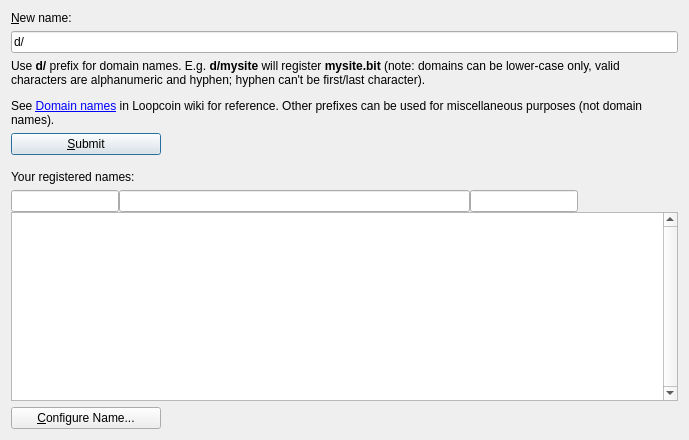
<?xml version="1.0" encoding="UTF-8"?>
<ui version="4.0">
 <class>ManageNamesPage</class>
 <widget class="QDialog" name="ManageNamesPage">
  <property name="geometry">
   <rect>
    <x>0</x>
    <y>0</y>
    <width>689</width>
    <height>440</height>
   </rect>
  </property>
  <property name="sizePolicy">
   <sizepolicy hsizetype="Preferred" vsizetype="Preferred">
    <horstretch>0</horstretch>
    <verstretch>0</verstretch>
   </sizepolicy>
  </property>
  <property name="windowTitle">
   <string>Manage Names</string>
  </property>
  <layout class="QHBoxLayout" name="horizontalLayout">
   <item>
    <layout class="QVBoxLayout" name="verticalLayout">
     <item>
      <widget class="QLabel" name="label_4">
       <property name="sizePolicy">
        <sizepolicy hsizetype="Preferred" vsizetype="Maximum">
         <horstretch>0</horstretch>
         <verstretch>0</verstretch>
        </sizepolicy>
       </property>
       <property name="text">
        <string>&amp;New name:</string>
       </property>
       <property name="alignment">
        <set>Qt::AlignLeading|Qt::AlignLeft|Qt::AlignVCenter</set>
       </property>
       <property name="buddy">
        <cstring>registerName</cstring>
       </property>
      </widget>
     </item>
     <item>
      <widget class="QValidatedLineEdit" name="registerName">
       <property name="toolTip">
        <string>Enter a name or domain name (prefixed with d/) to be registered via Loopcoin.</string>
       </property>
       <property name="text">
        <string notr="true">d/</string>
       </property>
      </widget>
     </item>
     <item>
      <widget class="QLabel" name="label">
       <property name="sizePolicy">
        <sizepolicy hsizetype="Preferred" vsizetype="Preferred">
         <horstretch>0</horstretch>
         <verstretch>0</verstretch>
        </sizepolicy>
       </property>
       <property name="text">
        <string>&lt;html&gt;&lt;head/&gt;&lt;body&gt;&lt;p&gt;Use &lt;span style=&quot; font-weight:600;&quot;&gt;d/&lt;/span&gt; prefix for domain names. E.g. &lt;span style=&quot; font-weight:600;&quot;&gt;d/mysite&lt;/span&gt; will register &lt;span style=&quot; font-weight:600;&quot;&gt;mysite.bit&lt;/span&gt; (note: domains can be lower-case only, valid characters are alphanumeric and hyphen; hyphen can't be first/last character).&lt;/p&gt;&lt;p&gt;See &lt;a href=&quot;http://dot-bit.org/Namespace:Domain_names&quot;&gt;&lt;span style=&quot; text-decoration: underline; color:#0000ff;&quot;&gt;Domain names&lt;/span&gt;&lt;/a&gt; in Loopcoin wiki for reference. Other prefixes can be used for miscellaneous purposes (not domain names).&lt;/p&gt;&lt;/body&gt;&lt;/html&gt;</string>
       </property>
       <property name="textFormat">
        <enum>Qt::RichText</enum>
       </property>
       <property name="wordWrap">
        <bool>true</bool>
       </property>
       <property name="openExternalLinks">
        <bool>true</bool>
       </property>
      </widget>
     </item>
     <item>
      <widget class="QPushButton" name="submitNameButton">
       <property name="sizePolicy">
        <sizepolicy hsizetype="Fixed" vsizetype="Fixed">
         <horstretch>0</horstretch>
         <verstretch>0</verstretch>
        </sizepolicy>
       </property>
       <property name="minimumSize">
        <size>
         <width>150</width>
         <height>0</height>
        </size>
       </property>
       <property name="toolTip">
        <string>Confirm the new name action. Sends name_new transaction
to the network and creates a pending name_firstupdate transaction.</string>
       </property>
       <property name="text">
        <string>&amp;Submit</string>
       </property>
       <property name="icon">
        <iconset resource="../bitcoin.qrc">
         <normaloff>:/icons/send</normaloff>:/icons/send</iconset>
       </property>
       <property name="default">
        <bool>true</bool>
       </property>
      </widget>
     </item>
     <item>
      <spacer name="verticalSpacer">
       <property name="orientation">
        <enum>Qt::Vertical</enum>
       </property>
       <property name="sizeType">
        <enum>QSizePolicy::Maximum</enum>
       </property>
       <property name="sizeHint" stdset="0">
        <size>
         <width>20</width>
         <height>12</height>
        </size>
       </property>
      </spacer>
     </item>
     <item>
      <widget class="QLabel" name="label_5">
       <property name="sizePolicy">
        <sizepolicy hsizetype="Preferred" vsizetype="Maximum">
         <horstretch>0</horstretch>
         <verstretch>0</verstretch>
        </sizepolicy>
       </property>
       <property name="text">
        <string>Your registered names:</string>
       </property>
       <property name="alignment">
        <set>Qt::AlignLeading|Qt::AlignLeft|Qt::AlignVCenter</set>
       </property>
       <property name="buddy">
        <cstring>tableView</cstring>
       </property>
      </widget>
     </item>
     <item>
      <layout class="QVBoxLayout" name="verticalLayout_2">
       <property name="spacing">
        <number>0</number>
       </property>
       <item>
        <layout class="QHBoxLayout" name="horizontalLayout_2">
         <property name="spacing">
          <number>0</number>
         </property>
         <item>
          <widget class="QValidatedLineEdit" name="nameFilter">
           <property name="sizePolicy">
            <sizepolicy hsizetype="Fixed" vsizetype="Fixed">
             <horstretch>0</horstretch>
             <verstretch>0</verstretch>
            </sizepolicy>
           </property>
           <property name="toolTip">
            <string>Enter part of name to search for</string>
           </property>
           <property name="text">
            <string notr="true"/>
           </property>
          </widget>
         </item>
         <item>
          <widget class="QValidatedLineEdit" name="valueFilter">
           <property name="toolTip">
            <string>Enter part of value to search for</string>
           </property>
           <property name="text">
            <string notr="true"/>
           </property>
          </widget>
         </item>
         <item>
          <widget class="QValidatedLineEdit" name="addressFilter">
           <property name="sizePolicy">
            <sizepolicy hsizetype="Fixed" vsizetype="Fixed">
             <horstretch>0</horstretch>
             <verstretch>0</verstretch>
            </sizepolicy>
           </property>
           <property name="toolTip">
            <string>Enter Loopcoin address (or prefix of it)</string>
           </property>
           <property name="text">
            <string notr="true"/>
           </property>
          </widget>
         </item>
         <item>
          <spacer name="horizontalSpacer_ExpiresIn">
           <property name="orientation">
            <enum>Qt::Horizontal</enum>
           </property>
           <property name="sizeType">
            <enum>QSizePolicy::Fixed</enum>
           </property>
           <property name="sizeHint" stdset="0">
            <size>
             <width>100</width>
             <height>20</height>
            </size>
           </property>
          </spacer>
         </item>
        </layout>
       </item>
       <item>
        <widget class="QTableView" name="tableView">
         <property name="contextMenuPolicy">
          <enum>Qt::CustomContextMenu</enum>
         </property>
         <property name="toolTip">
          <string>Double-click name to configure</string>
         </property>
         <property name="verticalScrollBarPolicy">
          <enum>Qt::ScrollBarAlwaysOn</enum>
         </property>
         <property name="tabKeyNavigation">
          <bool>false</bool>
         </property>
         <property name="alternatingRowColors">
          <bool>true</bool>
         </property>
         <property name="selectionMode">
          <enum>QAbstractItemView::SingleSelection</enum>
         </property>
         <property name="selectionBehavior">
          <enum>QAbstractItemView::SelectRows</enum>
         </property>
         <property name="sortingEnabled">
          <bool>true</bool>
         </property>
         <attribute name="verticalHeaderVisible">
          <bool>false</bool>
         </attribute>
        </widget>
       </item>
      </layout>
     </item>
     <item>
      <widget class="QPushButton" name="configureNameButton">
       <property name="sizePolicy">
        <sizepolicy hsizetype="Fixed" vsizetype="Fixed">
         <horstretch>0</horstretch>
         <verstretch>0</verstretch>
        </sizepolicy>
       </property>
       <property name="minimumSize">
        <size>
         <width>150</width>
         <height>0</height>
        </size>
       </property>
       <property name="toolTip">
        <string>Configure name and submit update operation</string>
       </property>
       <property name="text">
        <string>&amp;Configure Name...</string>
       </property>
       <property name="default">
        <bool>false</bool>
       </property>
      </widget>
     </item>
    </layout>
   </item>
  </layout>
 </widget>
 <customwidgets>
  <customwidget>
   <class>QValidatedLineEdit</class>
   <extends>QLineEdit</extends>
   <header>../../src/qt/qvalidatedlineedit.h</header>
  </customwidget>
 </customwidgets>
 <resources>
  <include location="../bitcoin.qrc"/>
 </resources>
 <connections/>
</ui>
